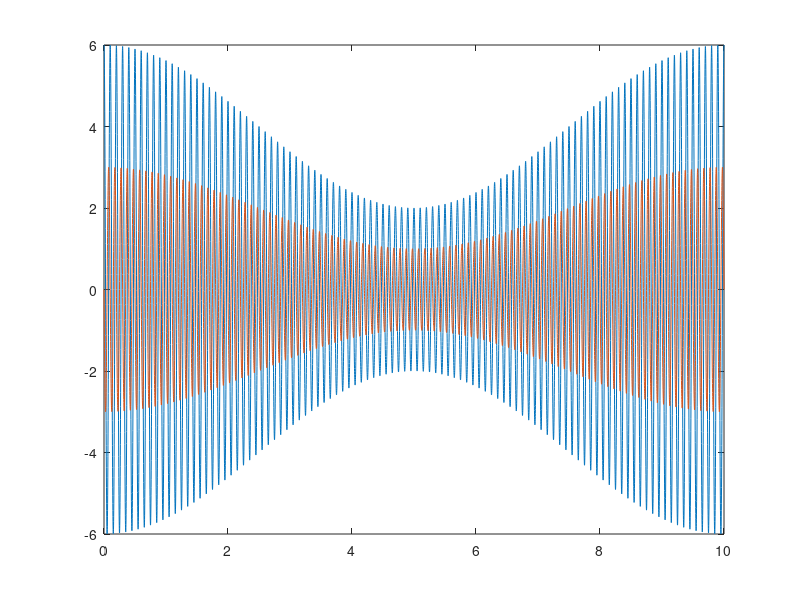

Write MATLAB code to recreate this figure. (Note: this script raises an error after producing the figure.)
t = linspace(0, 10, 10000);
x = [2; 1i] * exp(2i*pi*10*t);
x = real(x);

x = x .* (2 + cos(2*pi*t/10));

figure;
plt = plot(t, x);


WaveletMenu('WaveletPlot', plt, 'fmin', 5, 'fmax', 15);
